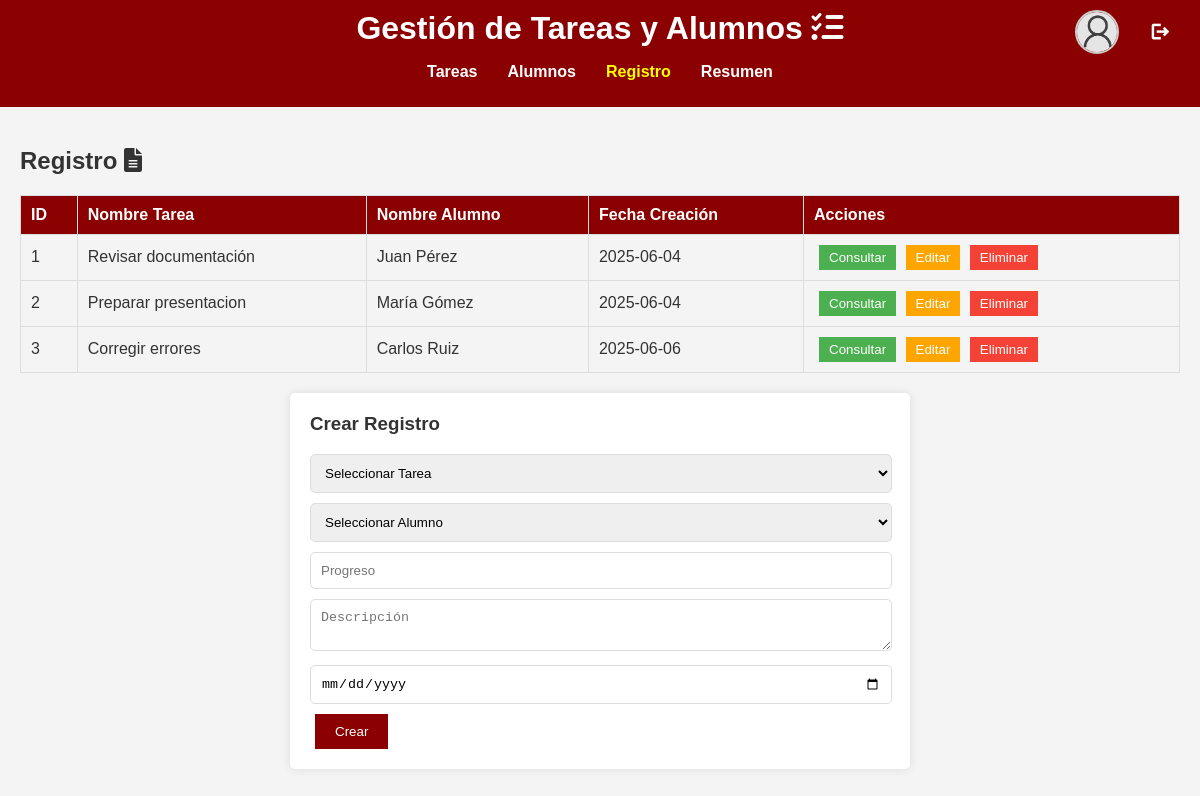
/Administracion/registros.php, run on the app's committed database.
### tables this page shows
create table registros(
 id int Primary Key auto_increment,
 id_tarea int ,
 id_alumno int ,
 progreso decimal(5,2),
 descripcion varchar(200),
 fecha_creacion date  NOT NULL,
 Foreign key(id_tarea) references tareas(id),
 Foreign key(id_alumno) references alumno(id)
 );

### Administracion/funciones.php (called while the page is built, shortened)
<?php
function getRegistros(){
    try{
        require '../conexion.php';
        $query = 'Select id,(Select nombre from tareas t where r.id_tarea = t.id) as nombreTarea,(Select nombre from alumno a where r.id_alumno = a.id) as nombreAlumno,progreso,fecha_creacion from registros r';
        $consulta = mysqli_query($db,$query);
        return $consulta;
    }catch(\Throwable $e){
        var_dump($e);
    }
}
?>

### Administracion/registros.php (the view, shortened to what this page needs)
<?php
    require './funciones.php';
    $registros = getRegistros();
?>
<!DOCTYPE html>
<html lang="es">
<head>
    <link rel="stylesheet" href="estilos.css">
    <link rel="stylesheet" href="https://cdnjs.cloudflare.com/ajax/libs/font-awesome/6.0.0-beta3/css/all.min.css">
</head>
<body>
    <header>
        <div class ="header-container">
            <div class="perfil-usuario">
                    <img src="../Tareas/img/default-pp.jpg" alt="Foto de perfil">
                    <button onclick="logout()" class="logout-btn">
                        <span class="material-icons">logout</span>
                    </button>
                </div>
                <h1>Gestión de Tareas y Alumnos <i class="fas fa-tasks"></i></h1>
        </div>
        <nav>
            <ul>
                <li><a href="tareas.php"  >Tareas</a></li>
                <li><a href="alumnos.php"  >Alumnos</a></li>
                <li><a class ="active" href="#"  >Registro</a></li>
                <li><a href="resumen.php"  >Resumen</a></li>
            </ul>
        </nav>
    </header>
    <main>
        <section id="registro">
            <h2>Registro <i class="fas fa-file-alt"></i></h2>
            <div class="lista-registros">
                <table>
                    <thead>
                        <tr>
                            <th>ID</th>
                            <th>Nombre Tarea</th>
                            <th>Nombre Alumno</th>
                            <th>Fecha Creación</th>
                            <th>Acciones</th>
                        </tr>
                    </thead>
                    <tbody>
                        <?php
                            while($servicio = mysqli_fetch_assoc($registros)){?>
                                <tr>
                                    <td><?php echo $servicio['id']?></td>
                                    <td><?php echo $servicio['nombreTarea']?></td>
                                    <td><?php echo $servicio['nombreAlumno']?></td>
                                    <td><?php echo $servicio['fecha_creacion']?></td>
                                    <td>
                                        <button class="btn-consultar" onclick="mostrarDetallesRegistro(<?php echo $servicio['id']?>)">Consultar</button>
                                        <button class="btn-editar" onclick="editarRegistro(<?php echo $servicio['id']?>)">Editar</button>
                                        <button class="btn-eliminar" onclick="eliminarRegistro(<?php echo $servicio['id']?>)">Eliminar</button>
                                    </td>
                                </tr>
                            <?php
                         }
                        ?>
                    </tbody>
                </table>
            </div>
            <form class="formulario-crear" method="POST">
                <h3>Crear Registro</h3>
                <select name = "tarea"  required>
                    <option  disabled selected value="" >Seleccionar Tarea</option>
                </select>
                <select name = "alumno" required>
                    <option disabled selected value="">Seleccionar Alumno</option>
                </select>
                <input name="progreso" type="number"  placeholder="Progreso" required>
                <textarea name ="descripcion"  placeholder="Descripción" required></textarea>
                <input name="fecha" type="date"  required>
                <button type="submit">Crear</button>
            </form>
        </section>
    </main>
</body>
</html>

### Administracion/estilos.css (style rules this page uses)
body { font-family: Arial, sans-serif; margin: 0; padding: 0; background-color: #f4f4f4; color: #333; }
header { background-color: #8B0000; color: white; padding: 10px 20px; text-align: center; }
header h1 { margin: 0; }
nav ul { list-style: none; padding: 0; display: flex; justify-content: center; }
nav ul li { margin: 0 15px; }
nav ul li a { color: white; text-decoration: none; font-weight: bold; }
main { padding: 20px; }
table { width: 100%; border-collapse: collapse; margin-bottom: 20px; }
table th, table td { padding: 10px; border: 1px solid #ddd; text-align: left; }
table th { background-color: #8B0000; color: white; }
button { padding: 5px 10px; border: none; cursor: pointer; margin-left: 5px; }
.btn-consultar { background-color: #4CAF50; color: white; }
.btn-editar { background-color: #FFA500; color: white; }
.btn-eliminar { background-color: #f44336; color: white; }
form { background-color: white; padding: 20px; border-radius: 5px; box-shadow: 0 0 10px rgba(0, 0, 0, 0.1); width: 50%; margin: 0 auto; }
form h3 { margin-top: 0; }
form input, form textarea, form select { width:calc(100% - 20px); padding: 10px; margin-bottom: 10px; border: 1px solid #ddd; border-radius: 5px; }
form select { width:calc(100% + 2px); }
form button { background-color: #8B0000; color: white; border: none; padding: 10px 20px; cursor: pointer; }
.active { color:yellow; }
.perfil-usuario { display: flex; align-items: center; gap: 8px; position:absolute; right: 20px; justify-content: center; }
.perfil-usuario img { width: 40px; height: 40px; border-radius: 50%; object-fit: cover; border: 2px solid #ccc; }
.perfil-usuario span { font-weight: bold; color: #fff; }
.logout-btn { border-radius: 50%; background-color: #8B0000; }
.logout-btn .material-icons { font-size: 20px; color: white; border-radius: 50%; vertical-align: middle; }

### data on the page
registros: id "1", nombreTarea "Revisar documentación", nombreAlumno "Juan Pérez", fecha_creacion "2025-06-04"
registros: id "2", nombreTarea "Preparar presentacion", nombreAlumno "María Gómez", fecha_creacion "2025-06-04"
registros: id "3", nombreTarea "Corregir errores", nombreAlumno "Carlos Ruiz", fecha_creacion "2025-06-06"
